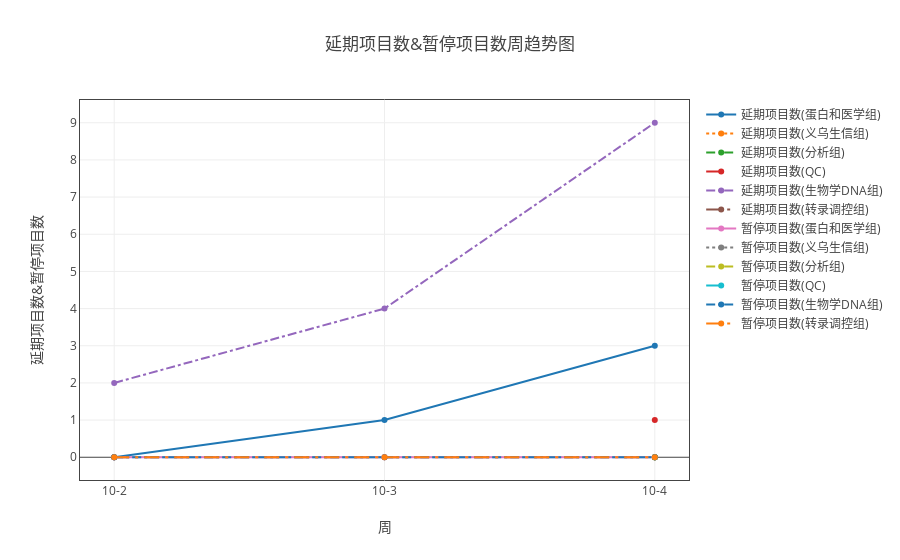

Source (notebook cell):
### Markdown cell above
#### 各组延期项目数和暂停项目数

### Code cell
ss=myModule.format(all_dict ,"日期" ,['延期项目数', '暂停项目数'])
ss.add_group('组别')
tt = myModule.myPlot(ss.groupby('sum'))
tt.plot('line')

### Figure 1 — Plotly figure (JSON) as saved in the notebook; plotly's stock layout.template omitted (floating-point values rounded to 4 significant figures)
{"data": [{"line": {"dash": "solid"}, "name": "延期项目数(蛋白和医学组)", "type": "scatter", "uid": "55a91cd4-dbfd-11e8-8ddb-a41f72875c19", "x": ["10-2", "10-3", "10-4"], "y": [0, 1, 3]}, {"line": {"dash": "dot"}, "name": "延期项目数(义乌生信组)", "type": "scatter", "uid": "55a91cd5-dbfd-11e8-8ddb-a41f72875c19", "x": ["10-2", "10-3", "10-4"], "y": [null, null, 0]}, {"line": {"dash": "dash"}, "name": "延期项目数(分析组)", "type": "scatter", "uid": "55a91cd6-dbfd-11e8-8ddb-a41f72875c19", "x": ["10-2", "10-3", "10-4"], "y": [null, null, 0]}, {"line": {"dash": "longdash"}, "name": "延期项目数(QC)", "type": "scatter", "uid": "55a91cd7-dbfd-11e8-8ddb-a41f72875c19", "x": ["10-2", "10-3", "10-4"], "y": [0, null, 1]}, {"line": {"dash": "dashdot"}, "name": "延期项目数(生物学DNA组)", "type": "scatter", "uid": "55a91cd8-dbfd-11e8-8ddb-a41f72875c19", "x": ["10-2", "10-3", "10-4"], "y": [2, 4, 9]}, {"line": {"dash": "longdashdot"}, "name": "延期项目数(转录调控组)", "type": "scatter", "uid": "55a91cd9-dbfd-11e8-8ddb-a41f72875c19", "x": ["10-2", "10-3", "10-4"], "y": [0, 0, 0]}, {"line": {"dash": "solid"}, "name": "暂停项目数(蛋白和医学组)", "type": "scatter", "uid": "55a91cda-dbfd-11e8-8ddb-a41f72875c19", "x": ["10-2", "10-3", "10-4"], "y": [0, 0, 0]}, {"line": {"dash": "dot"}, "name": "暂停项目数(义乌生信组)", "type": "scatter", "uid": "55a91cdb-dbfd-11e8-8ddb-a41f72875c19", "x": ["10-2", "10-3", "10-4"], "y": [null, null, 0]}, {"line": {"dash": "dash"}, "name": "暂停项目数(分析组)", "type": "scatter", "uid": "55a91cdc-dbfd-11e8-8ddb-a41f72875c19", "x": ["10-2", "10-3", "10-4"], "y": [null, null, 0]}, {"line": {"dash": "longdash"}, "name": "暂停项目数(QC)", "type": "scatter", "uid": "55a91cdd-dbfd-11e8-8ddb-a41f72875c19", "x": ["10-2", "10-3", "10-4"], "y": [0, null, 0]}, {"line": {"dash": "dashdot"}, "name": "暂停项目数(生物学DNA组)", "type": "scatter", "uid": "55a91cde-dbfd-11e8-8ddb-a41f72875c19", "x": ["10-2", "10-3", "10-4"], "y": [0, 0, 0]}, {"line": {"dash": "longdashdot"}, "name": "暂停项目数(转录调控组)", "type": "scatter", "uid": "55a91cdf-dbfd-11e8-8ddb-a41f72875c19", "x": ["10-2", "10-3", "10-4"], "y": [0, 0, 0]}], "layout": {"title": "延期项目数&暂停项目数周趋势图", "xaxis": {"mirror": "all", "nticks": 20, "showgrid": true, "showline": true, "title": "周", "type": "category", "zeroline": true}, "yaxis": {"mirror": "all", "nticks": 20, "showgrid": true, "showline": true, "title": "延期项目数&暂停项目数", "zeroline": true}}}
